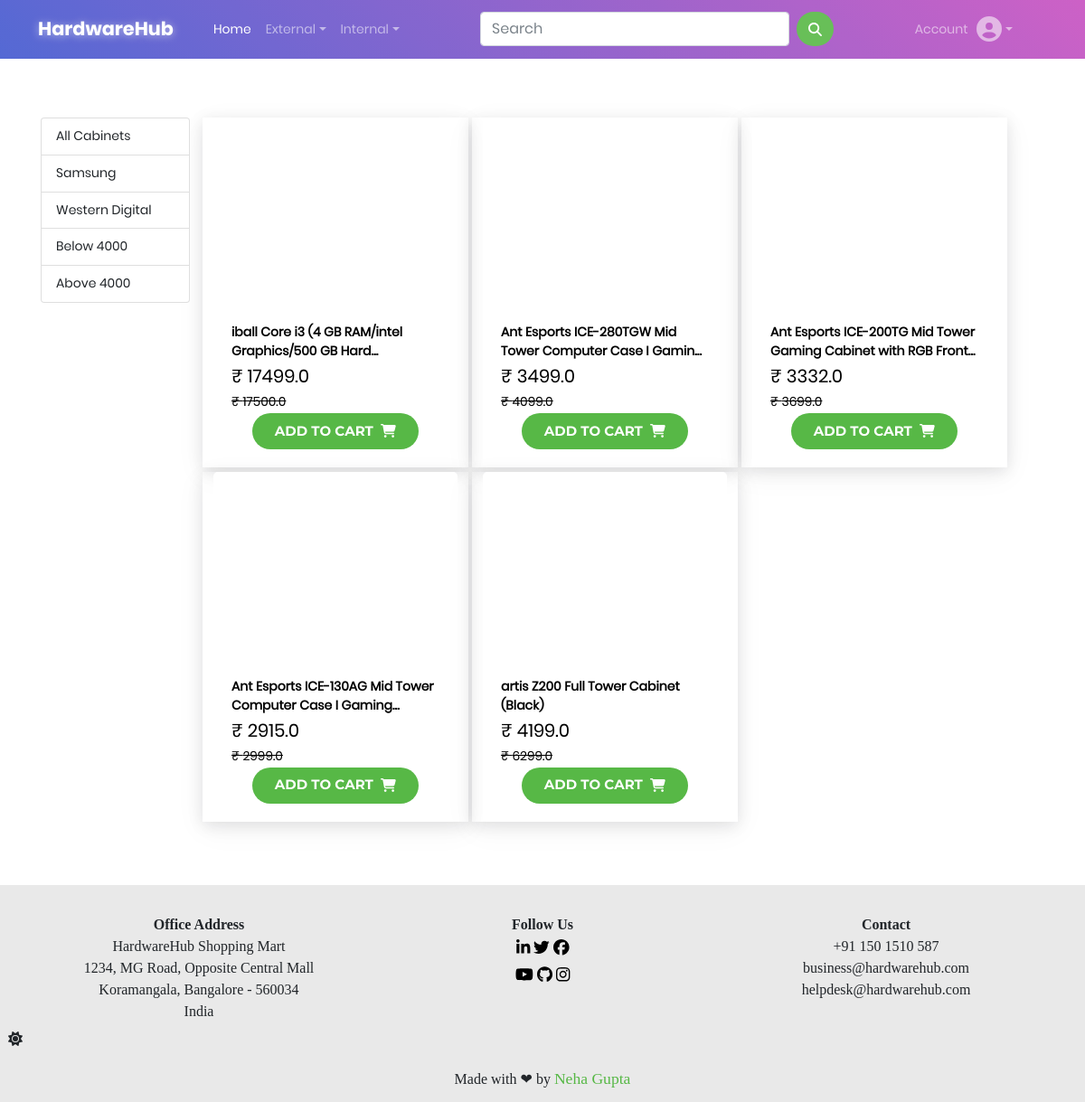
The page /cabinet/ on the database as committed earlier.
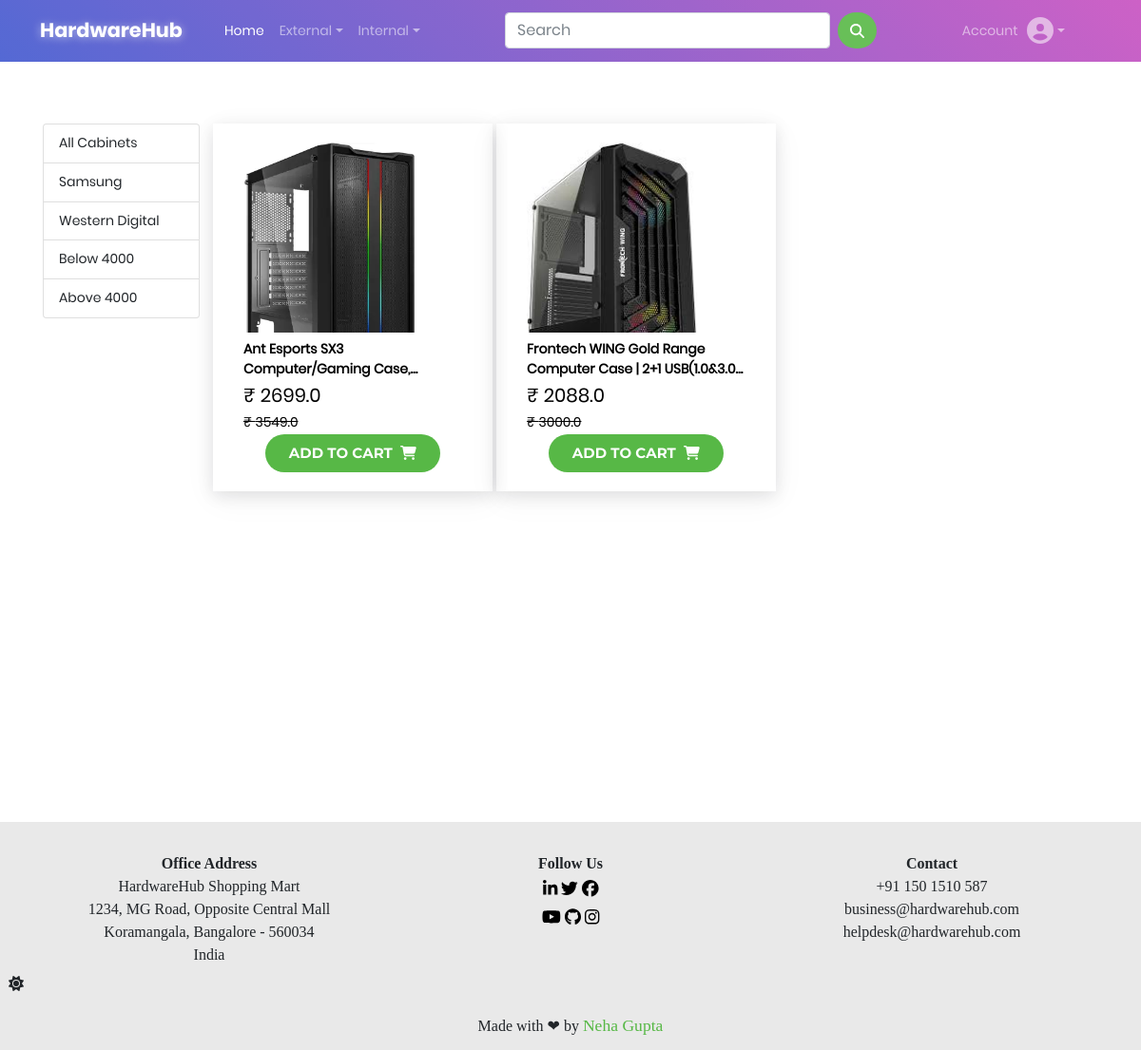
The same page on the database as committed later.
### app/models.py (models this page shows, shortened)
class Product(models.Model):
    title = models.CharField(max_length=100)
    selling_price = models.FloatField()
    discounted_price = models.FloatField()
    description = models.TextField()
    brand = models.CharField(max_length=100)
    category = models.CharField(choices=CATEGORY_CHOICES, max_length=3)
    product_image = models.ImageField(upload_to='productimg')
    stock = models.PositiveIntegerField(default=100)

### app/views.py (the view)
# urls.py: path('cabinet/', views.cabinet, name='cabinet'),
def cabinet(request, data=None):
    if data is not None:
        data = " ".join(data.split("_"))
    if data == None:
        cabinets = Product.objects.filter(category='CB')
    elif str(data).lower() == 'samsung' or str(data).lower() == 'wd':
        cabinets = Product.objects.filter(category='CB').filter(brand=data)
    elif str(data) == 'below4000':
        cabinets = Product.objects.filter(
            category='CB').filter(discounted_price__lt=4000)
    elif str(data) == 'above4000':
        cabinets = Product.objects.filter(
            category='CB').filter(discounted_price__gt=4000)
    return render(request, 'app/categories/cabinet.html', {'cabinets': cabinets})

### app/context_processors.py (called while the page is built)
def cart_count(request):
  counter = 0
  from app.models import Cart
  try:
    counter = Cart.objects.filter(user=request.user).count()
    print(counter)
  except:
    counter = 0
  return {'cart_counter': counter}

### app/templates/app/categories/cabinet.html (shortened to what this page needs)
{% extends 'app/base.html' %}
{% load static %}
{% block custom_css %}
  <link rel="stylesheet" href="{% static 'app/css/category.css' %}" />
{% endblock custom_css %}
{% block main-content %}
  <div class="main-container">
    <div class="container section">
      <div class="row">
        <div class="col-sm-2">
          <div class="list-group">
            <a href="{% url 'cabinet' %}" class='list-group-item list-group-item-action' aria-current='true'>All Cabinets</a>
            <a href="{% url 'cabinetdata' 'SAMSUNG' %}" class='list-group-item list-group-item-action' aria-current='true'>Samsung</a>
            <a href="{% url 'cabinetdata' 'WD' %}" class='list-group-item list-group-item-action' aria-current='true'>Western Digital</a>
            <a href="{% url 'cabinetdata' 'below4000' %}" class='list-group-item list-group-item-action' aria-current='true'>Below 4000</a>
            <a href="{% url 'cabinetdata' 'above4000' %}" class='list-group-item list-group-item-action' aria-current='true'>Above 4000</a>
          </div>
        </div>
        <div class="col-sm-10">
          <div class='row'>
            {% for product in cabinets %}
              <div class="product-card col">
                <a href="{% url 'product-detail' product.id %}" class="product-card-btn">
                  <div class="item">
                    <div class="item-img">
                      <img src="{{product.product_image.url}}" alt="" />
                    </div>
                    <div class="fw-bold title">
                      {{product.title}}
                    </div>
                    <div class="fs-5">₹ {{product.discounted_price}}</div>
                    <div class="fs-10 fw-light text-decoration-line-through">
                      ₹ {{product.selling_price}}
                    </div>
                    <div class="btn-container">
                      {% if product.stock %}
                        <form action="/add-to-cart" class="d-inline-block">
                          <button type="submit" href="{% url 'add-to-cart' %}" class="btn btn-primary shadow-none">
                            <span>Add to Cart</span>&nbsp;&nbsp;
                            <i class="fas fa-shopping-cart"></i>
                          </button>
                        </form>
                      {% else %}
                        <button class="btn bg-danger btn-primary shadow-none disabled d-inline-block">
                          <span>Out of Stock</span>&nbsp;&nbsp;
                        </button>
                      {% endif %}
                    </div>
                  </div>
                </a>
              </div>
            {% endfor %}
          </div>
        </div>
      </div>
    </div>
  </div>
{% endblock main-content %}

### app/templates/app/base.html (shortened to what this page needs)
<!DOCTYPE html>
{% load static %}
<html lang="en">
  <head>
    <link
      href="https://cdn.jsdelivr.net/npm/bootstrap@5.0.2/dist/css/bootstrap.min.css"
      rel="stylesheet"
    />
    <link rel="stylesheet" href="{% static 'app/css/all.min.css' %}" />
    <link rel="stylesheet" href="{% static 'app/css/base.css' %}" />
    {% block custom_css %}{% endblock custom_css %}
  </head>
  <body>
    <main>
      <nav class="navbar navbar-expand-xl navbar-dark fixed-top">
        <div class="container-fluid">
          <a class="navbar-brand" href="/">HardwareHub</a>
          <div class="collapse navbar-collapse" id="navbarSupportedContent">
            <ul class="navbar-nav me-auto mb-2 mb-lg-0">
              <li class="nav-item">
                <a class="nav-link active" aria-current="page" href="/">Home</a>
              </li>
              <li class="nav-item dropdown">
                <a
                  class="nav-link dropdown-toggle"
                  href="#"
                  id="navbarDropdown"
                  role="button"
                  data-bs-toggle="dropdown"
                  aria-expanded="false"
                >
                  External
                </a>
              </li>
              <li class="nav-item dropdown">
                <a
                  class="nav-link dropdown-toggle"
                  href="#"
                  id="navbarDropdown"
                  role="button"
                  data-bs-toggle="dropdown"
                  aria-expanded="false"
                >
                  Internal
                </a>
              </li>
            </ul>
            <form class="d-flex" method="get" action="/search">
              <input
                class="form-control me-2 shadow-none"
                type="search"
                placeholder="Search"
                aria-label="Search"
                name="search"
              />
              <button class="btn search-btn" type="submit">
                <i class="fa fa-search"></i>
              </button>
            </form>
            <ul class="navbar-nav ms-auto mb-2 mb-lg-0 account">
              <li class="nav-item dropdown">
                <a
                  class="nav-link dropdown-toggle"
                  href="#"
                  id="navbarDropdown"
                  role="button"
                  data-bs-toggle="dropdown"
                  aria-expanded="false"
                >
                  {% if request.user.is_authenticated %}
                    <span>{{request.user.first_name|capfirst}}</span>
                    {% else %}
                    <span>Account</span>
                  {% endif %}
                  <i class="fa fa-user-circle fa-2x m-l-10"></i>
                </a>
              </li>
            </ul>
          </div>
        </div>
      </nav>
      {% block main-content %}
      {% endblock main-content %}
    </main>
    <footer>
      <div class="container">
        <div class="row">
          <div class="col-sm-4 sub-section">
            <strong>Office Address</strong>
            <p>
              HardwareHub Shopping Mart <br />1234, MG Road, Opposite Central Mall <br /> Koramangala, Bangalore - 560034
              <br />India
            </p>
          </div>
          <div class="col-sm-4 sub-section">
            <strong>Follow Us</strong>
            <p>
              <a href="https://www.linkedin.com/in/nehagupta2001"
                ><i
                  style="font-size: inherit; color: black"
                  class="fab fa-linkedin-in"
                ></i
              ></a>
              <a href="#"
                ><i
                  style="font-size: inherit; color: black"
                  class="fab fa-twitter"
                ></i
              ></a>
              <a href="#"
                ><i
                  style="font-size: inherit; color: black"
                  class="fab fa-facebook"
                ></i
                ><br
              /></a>
              <a href="#"
                ><i
                  style="font-size: inherit; color: black"
                  class="fab fa-youtube"
                ></i
              ></a>
              <a href="https://github.com/nehabilbera"
                ><i
                  style="font-size: inherit; color: black"
                  class="fab fa-github"
                ></i
              ></a>
              <a href="#"
                ><i
                  style="font-size: inherit; color: black"
                  class="fab fa-instagram"
                ></i
              ></a>
            </p>
          </div>
          <div class="col-sm-4 sub-section">
            <strong>Contact</strong>
            <p>+91 150 1510 587<br />business@hardwarehub.com <br />helpdesk@hardwarehub.com</p>
          </div>
        </div>
      </div>
      <div class="attribution">
        Made with ❤ by
        <a href="https://github.com/nehabilbera/" target="_blank"
          >Neha Gupta</a
        >
      </div>
    </footer>
    <div class="darkmode-toggler-container" onclick="toggleSwitch()">
      <span class="sun-icon"><i class="fas fa-sun"></i></span>
    </div>
  </body>
</html>

### app/static/app/css/base.css (style rules this page uses)
:root { --primary-light: #9053c7; --secondary-light: #fff; --tertiary-light: #57b846; --quaternary-light: #000; --quinary-light: #e9e9e9; --senary-light: #333333; --septenary-light: #666666; }
* { margin: 0px; padding: 0px; box-sizing: border-box; }
body, html { height: 100%; font-family: Poppins-Regular, sans-serif; }
body { transition: background-color 0.3s; }
main { width: 100%; min-height: 100vh; margin: 0 auto; padding-top: 65px; }
input { outline: none; border: none; }
button { outline: none !important; border: none; background: transparent; }
a { font-family: Poppins-Regular; font-size: 14px; line-height: 1.7; color: var(--tertiary-light); margin: 0px; transition: all 0.4s; -webkit-transition: all 0.4s; -o-transition: all 0.4s; -moz-transition: all 0.4s; text-decoration: none; }
.navbar { padding: 0 10px; padding-right: 60px; z-index: 100; background: var(--primary-light); background: -webkit-linear-gradient(-135deg, #c850c0, #4158d0); background: -o-linear-gradient(-135deg, #c850c0, #4158d0); background: -moz-linear-gradient(-135deg, #c850c0, #4158d0); background: linear-gradient(-135deg, #c850c0, #4158d0); opacity: 90%; backdrop-filter: blur(5px); }
.navbar-brand { font-family: Poppins-Bold; font-size: 1.3rem; line-height: 1.2; display: inline; padding: 20px 20px; color: rgba(10, 60, 150, 0.8); text-shadow: rgb(245 245 245 / 60%) 0px 1px 10px; }
.search-btn { font-family: Montserrat-Bold; font-size: 15px; line-height: 1.5; color: var(--secondary-light); text-transform: uppercase; border-radius: 50px; background: var(--tertiary-light); display: -webkit-box; display: -webkit-flex; display: -moz-box; display: -ms-flexbox; display: flex; justify-content: center; align-items: center; -webkit-transition: all 0.4s; -o-transition: all 0.4s; -moz-transition: all 0.4s; transition: all 0.4s; }
.nav-link { display: flex; align-items: center; }
footer { width: 100%; background-color: var(--quinary-light); font-family: Fira-Sans-Light; }
footer .attribution { text-align: center; padding-bottom: 10px; }
footer .container .sub-section { padding: 2em; display: flex; flex-direction: column; text-align: center; }
footer a { font-family: Fira-Sans-Light; font-size: 1.1em; }
.darkmode-toggler-container { display: flex; position: fixed; left: 0; bottom: 10vh; padding: 5px; }
.darkmode-toggler-container span { padding: 4px; }
.sun-icon, .moon-icon { transition: 0.3s transform; position: absolute; }
.sun-icon { transform: scale(1); }
.m-l-10 { margin-left: 10px; }

### app/static/app/css/category.css (style rules this page uses)
.main-container { width: 100%; min-height: 100vh; padding: 15px; }
.section { width: 100%; padding: 50px 15px 50px; }
.product-card.col { flex: 0 0 0%; }
.product-card { display: inline-block; margin: 0px 2px 5px; transition: 0.2s transform ease, 0.2s box-shadow ease; box-shadow: rgba(17, 17, 26, 0.1) 0px 4px 16px, rgba(17, 17, 26, 0.05) 0px 8px 32px; }
.product-card-btn { display: inline-block; color: var(--quaternary-light); }
.product-card .item { background-color: var(--secondary-light); padding: 20px; border-radius: 5px; }
.product-card .item-img { width: 180px; height: 200px; overflow: hidden; }
.product-card .item-img img { width: 100%; min-height: 100%; object-fit: contain; }
.item .btn-container { text-align: center; }
.item .title { padding-top: 0.5em; line-height: 1.5em; height: 3.5em; white-space: normal; overflow: hidden; text-overflow: ellipsis; width: 230px; display: -webkit-box; -webkit-line-clamp: 2; -webkit-box-orient: vertical; }
.product-card .btn-primary { font-family: Montserrat-Bold; font-size: 15px; line-height: 1.5; color: var(--secondary-light); text-transform: uppercase; height: 40px; border-radius: 25px; background: var(--tertiary-light); display: -webkit-box; display: -webkit-flex; display: -moz-box; display: -ms-flexbox; display: flex; justify-content: center; align-items: center; padding: 0 25px; border: none; -webkit-transition: all 0.4s; -o-transition: all 0.4s; -moz-transition: all 0.4s; transition: all 0.4s; }

Rows that differ between the two databases and show on the page:
no longer on this page (row edited): Product: title "iball Core i3 (4 GB RAM/intel Graphics/500 GB…", discounted_price "17499.0", selling_price "17500.0"
removed Product: title "Ant Esports ICE-280TGW Mid Tower Computer Case I…", discounted_price "3499.0", selling_price "4099.0"
removed Product: title "Ant Esports ICE-200TG Mid Tower Gaming Cabinet with RGB…", discounted_price "3332.0", selling_price "3699.0"
removed Product: title "Ant Esports ICE-130AG Mid Tower Computer Case I…", discounted_price "2915.0", selling_price "2999.0"
removed Product: title "artis Z200 Full Tower Cabinet (Black)", discounted_price "4199.0", selling_price "6299.0"
added Product: product_image (picture), title "Ant Esports SX3 Computer/Gaming…", discounted_price "2699.0", selling_price "3549.0"
added Product: product_image (picture), title "Frontech WING Gold Range Computer Case | 2+1…", discounted_price "2088.0", selling_price "3000.0"
